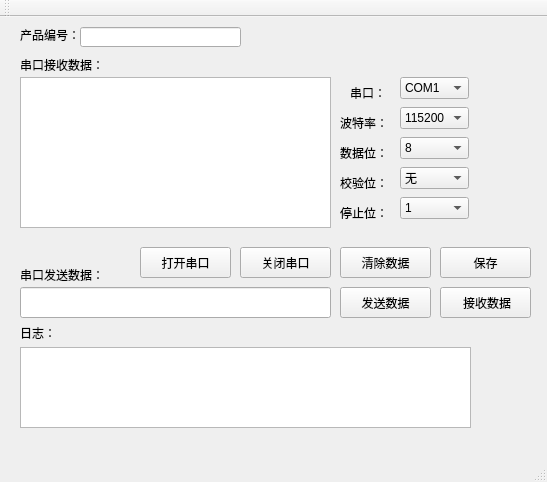
<?xml version="1.0" encoding="UTF-8"?>
<ui version="4.0">
 <class>MainWindow</class>
 <widget class="QMainWindow" name="MainWindow">
  <property name="geometry">
   <rect>
    <x>0</x>
    <y>0</y>
    <width>547</width>
    <height>482</height>
   </rect>
  </property>
  <property name="windowTitle">
   <string>MainWindow</string>
  </property>
  <widget class="QWidget" name="centralWidget">
   <widget class="QTextBrowser" name="textBrowser">
    <property name="geometry">
     <rect>
      <x>20</x>
      <y>60</y>
      <width>311</width>
      <height>151</height>
     </rect>
    </property>
   </widget>
   <widget class="QLineEdit" name="sendMsgLineEdit">
    <property name="geometry">
     <rect>
      <x>20</x>
      <y>270</y>
      <width>311</width>
      <height>31</height>
     </rect>
    </property>
   </widget>
   <widget class="QPushButton" name="openMyComBtn">
    <property name="geometry">
     <rect>
      <x>140</x>
      <y>230</y>
      <width>91</width>
      <height>31</height>
     </rect>
    </property>
    <property name="text">
     <string>打开串口</string>
    </property>
   </widget>
   <widget class="QPushButton" name="closeMyComBtn">
    <property name="geometry">
     <rect>
      <x>240</x>
      <y>230</y>
      <width>91</width>
      <height>31</height>
     </rect>
    </property>
    <property name="text">
     <string>关闭串口</string>
    </property>
   </widget>
   <widget class="QPushButton" name="sendMsgBtn">
    <property name="geometry">
     <rect>
      <x>340</x>
      <y>270</y>
      <width>91</width>
      <height>31</height>
     </rect>
    </property>
    <property name="text">
     <string>发送数据</string>
    </property>
   </widget>
   <widget class="QLabel" name="label">
    <property name="geometry">
     <rect>
      <x>20</x>
      <y>40</y>
      <width>91</width>
      <height>16</height>
     </rect>
    </property>
    <property name="text">
     <string>串口接收数据：</string>
    </property>
   </widget>
   <widget class="QLabel" name="label_2">
    <property name="geometry">
     <rect>
      <x>20</x>
      <y>250</y>
      <width>111</width>
      <height>16</height>
     </rect>
    </property>
    <property name="text">
     <string>串口发送数据：</string>
    </property>
   </widget>
   <widget class="QLabel" name="label_3">
    <property name="geometry">
     <rect>
      <x>350</x>
      <y>70</y>
      <width>54</width>
      <height>12</height>
     </rect>
    </property>
    <property name="text">
     <string>串口：</string>
    </property>
   </widget>
   <widget class="QComboBox" name="portNameComboBox">
    <property name="geometry">
     <rect>
      <x>400</x>
      <y>60</y>
      <width>69</width>
      <height>22</height>
     </rect>
    </property>
    <item>
     <property name="text">
      <string>COM1</string>
     </property>
    </item>
    <item>
     <property name="text">
      <string>COM2</string>
     </property>
    </item>
    <item>
     <property name="text">
      <string>COM3</string>
     </property>
    </item>
    <item>
     <property name="text">
      <string>COM4</string>
     </property>
    </item>
    <item>
     <property name="text">
      <string>COM5</string>
     </property>
    </item>
    <item>
     <property name="text">
      <string>COM6</string>
     </property>
    </item>
    <item>
     <property name="text">
      <string>COM7</string>
     </property>
    </item>
    <item>
     <property name="text">
      <string>COM8</string>
     </property>
    </item>
    <item>
     <property name="text">
      <string>COM9</string>
     </property>
    </item>
   </widget>
   <widget class="QLabel" name="label_4">
    <property name="geometry">
     <rect>
      <x>340</x>
      <y>100</y>
      <width>54</width>
      <height>12</height>
     </rect>
    </property>
    <property name="text">
     <string>波特率：</string>
    </property>
   </widget>
   <widget class="QComboBox" name="baudRateComboBox">
    <property name="geometry">
     <rect>
      <x>400</x>
      <y>90</y>
      <width>69</width>
      <height>22</height>
     </rect>
    </property>
    <property name="currentIndex">
     <number>1</number>
    </property>
    <item>
     <property name="text">
      <string>9600</string>
     </property>
    </item>
    <item>
     <property name="text">
      <string>115200</string>
     </property>
    </item>
   </widget>
   <widget class="QLabel" name="label_5">
    <property name="geometry">
     <rect>
      <x>340</x>
      <y>130</y>
      <width>54</width>
      <height>12</height>
     </rect>
    </property>
    <property name="text">
     <string>数据位：</string>
    </property>
   </widget>
   <widget class="QComboBox" name="dataBitsComboBox">
    <property name="geometry">
     <rect>
      <x>400</x>
      <y>120</y>
      <width>69</width>
      <height>22</height>
     </rect>
    </property>
    <property name="currentIndex">
     <number>1</number>
    </property>
    <item>
     <property name="text">
      <string>7</string>
     </property>
    </item>
    <item>
     <property name="text">
      <string>8</string>
     </property>
    </item>
   </widget>
   <widget class="QLabel" name="label_6">
    <property name="geometry">
     <rect>
      <x>340</x>
      <y>160</y>
      <width>54</width>
      <height>12</height>
     </rect>
    </property>
    <property name="text">
     <string>校验位：</string>
    </property>
   </widget>
   <widget class="QComboBox" name="parityComboBox">
    <property name="geometry">
     <rect>
      <x>400</x>
      <y>150</y>
      <width>69</width>
      <height>22</height>
     </rect>
    </property>
    <item>
     <property name="text">
      <string>无</string>
     </property>
    </item>
    <item>
     <property name="text">
      <string>奇</string>
     </property>
    </item>
    <item>
     <property name="text">
      <string>偶</string>
     </property>
    </item>
   </widget>
   <widget class="QLabel" name="label_7">
    <property name="geometry">
     <rect>
      <x>340</x>
      <y>190</y>
      <width>54</width>
      <height>12</height>
     </rect>
    </property>
    <property name="text">
     <string>停止位：</string>
    </property>
   </widget>
   <widget class="QComboBox" name="stopBitsComboBox">
    <property name="geometry">
     <rect>
      <x>400</x>
      <y>180</y>
      <width>69</width>
      <height>22</height>
     </rect>
    </property>
    <item>
     <property name="text">
      <string>1</string>
     </property>
    </item>
    <item>
     <property name="text">
      <string>2</string>
     </property>
    </item>
   </widget>
   <widget class="QPushButton" name="saveMsgBtn">
    <property name="geometry">
     <rect>
      <x>440</x>
      <y>230</y>
      <width>91</width>
      <height>31</height>
     </rect>
    </property>
    <property name="text">
     <string>保存</string>
    </property>
   </widget>
   <widget class="QTextBrowser" name="logBrowser">
    <property name="geometry">
     <rect>
      <x>20</x>
      <y>330</y>
      <width>451</width>
      <height>81</height>
     </rect>
    </property>
   </widget>
   <widget class="QLabel" name="label_8">
    <property name="geometry">
     <rect>
      <x>20</x>
      <y>310</y>
      <width>54</width>
      <height>12</height>
     </rect>
    </property>
    <property name="text">
     <string>日志：</string>
    </property>
   </widget>
   <widget class="QPushButton" name="recvMsgBtn">
    <property name="geometry">
     <rect>
      <x>440</x>
      <y>270</y>
      <width>91</width>
      <height>31</height>
     </rect>
    </property>
    <property name="text">
     <string> 接收数据</string>
    </property>
   </widget>
   <widget class="QPushButton" name="clearMyComBtn">
    <property name="geometry">
     <rect>
      <x>340</x>
      <y>230</y>
      <width>91</width>
      <height>31</height>
     </rect>
    </property>
    <property name="text">
     <string>清除数据</string>
    </property>
   </widget>
   <widget class="QLabel" name="label_9">
    <property name="geometry">
     <rect>
      <x>20</x>
      <y>10</y>
      <width>71</width>
      <height>16</height>
     </rect>
    </property>
    <property name="text">
     <string>产品编号：</string>
    </property>
   </widget>
   <widget class="QLineEdit" name="productNum">
    <property name="geometry">
     <rect>
      <x>80</x>
      <y>10</y>
      <width>161</width>
      <height>20</height>
     </rect>
    </property>
   </widget>
  </widget>
  <widget class="QMenuBar" name="menuBar">
   <property name="geometry">
    <rect>
     <x>0</x>
     <y>0</y>
     <width>547</width>
     <height>19</height>
    </rect>
   </property>
  </widget>
  <widget class="QToolBar" name="mainToolBar">
   <attribute name="toolBarArea">
    <enum>TopToolBarArea</enum>
   </attribute>
   <attribute name="toolBarBreak">
    <bool>false</bool>
   </attribute>
  </widget>
  <widget class="QStatusBar" name="statusBar"/>
 </widget>
 <layoutdefault spacing="6" margin="11"/>
 <resources/>
 <connections/>
</ui>
